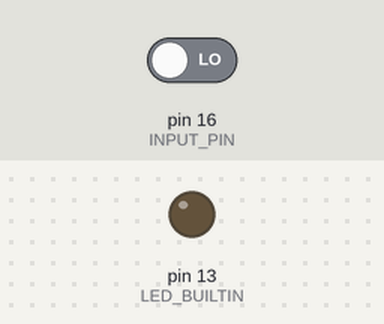
A sketch run on a simulated Arduino Uno, built with avr-gcc and run on an emulated ATmega328P. On the bench: output pins drawn as LEDs (lit = HIGH). The test bench sets the inputs (shaded band); at power-on: pin 16 (INPUT_PIN) LOW.

Above: at 1.2 s.
1.3 s: pin 16 (INPUT_PIN) driven HIGH
At 1.6 s:
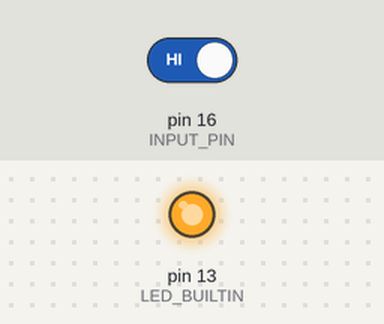
2.8 s: pin 16 (INPUT_PIN) driven LOW
At 4.0 s:
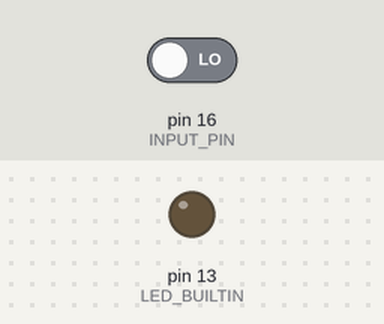
Timing chart, 0 to 5.8 s (numbered marks = the images above; inputs shaded):
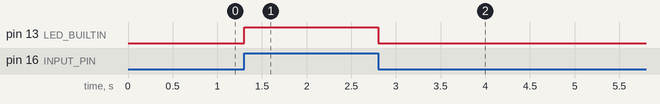

The sketch:

InputPinTestDummy.ino
```cpp
#ifndef INPUT_PIN
	#define INPUT_PIN 16
#endif

// input pin is number 16

void setup(){
	pinMode(LED_BUILTIN, OUTPUT);
	pinMode(INPUT_PIN, INPUT);
};

bool status = 0;

void loop(){
	status = digitalReadFast(INPUT_PIN);
	digitalWriteFast(LED_BUILTIN, status);
};
```

Measured:
- after the input at 1.3 s, pin 13 (LED_BUILTIN): LOW → HIGH at once
- after the input at 2.8 s, pin 13 (LED_BUILTIN): HIGH → LOW at once
